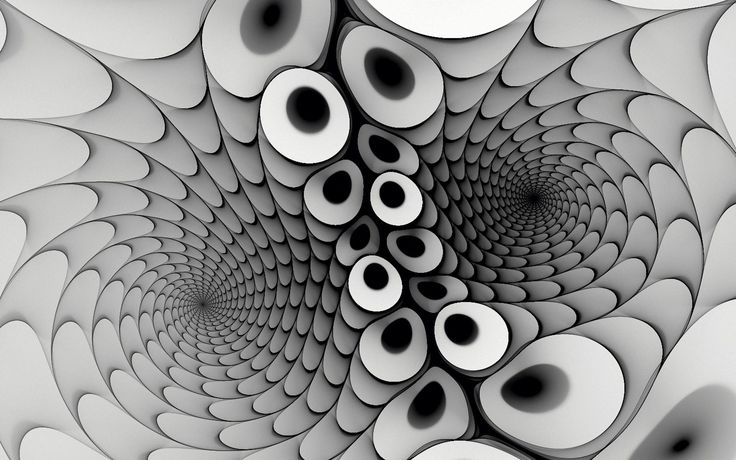
%> input picture Game1/Assets/images/Level-4/L4_q3/img.jpg, 736 x 460 px
$ octave gridding.m   (GNU Octave 9; MATLAB toolbox functions it lacks are replaced by stand-ins)
%> lines starting %> are read from the running program, lines starting %| are printed output that depends on the picture; in (x1, y1, x2, y2) boxes, pixels count from 0 and x2, y2 are one past the last pixel; in counts of white or black regions, pixels touching at a corner belong together; the program's own positions count from 1
img = imread('img.jpg');  %# Load a sample 3-D RGB image
%> img is the input picture: size 460x736x3 uint8; mean R, G, B 147.2, 147.2, 146.5

% [5 lines of commented-out code are left out]
w = 65;

x = 100;
y = 100;
a = img(x:x+w,y:y+w,:);
imwrite(a,'p1.jpg');
img(x:x+w,y:y+w,:) = 255;
%> img: size 460x736x3 uint8; 1.29% of pixels changed, all inside (x1, y1, x2, y2) = (99, 99, 165, 165)

x = 100;
y = 600;
a = img(x:x+w,y:y+w,:);
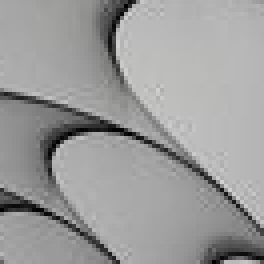
%> a: size 66x66x3 uint8 (shown 4 times larger); mean R, G, B 155.4, 155.4, 155.1
imwrite(a,'p2.jpg');
img(x:x+w,y:y+w,:) = 255;
%> img: size 460x736x3 uint8; mean R, G, B 149.5, 149.5, 148.9

x = 300;
y = 250;
a = img(x:x+w,y:y+w,:);
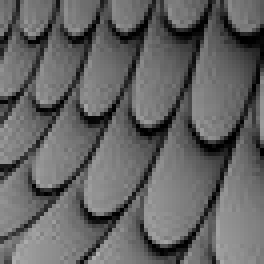
%> a: size 66x66x3 uint8 (shown 4 times larger); min 0, max 177, mean 99.4
imwrite(a,'p3.jpg');
img(x:x+w,y:y+w,:) = 255;
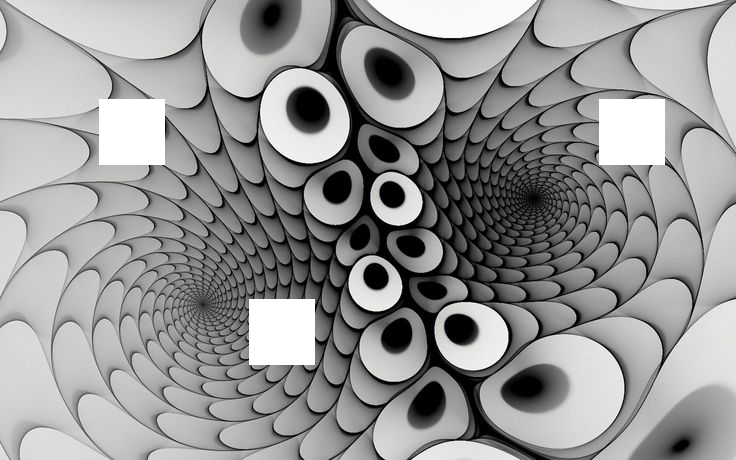
%> img: size 460x736x3 uint8; mean R, G, B 151.5, 151.5, 150.9

x = 150;
y = 390;
a = img(x:x+w,y:y+w,:);
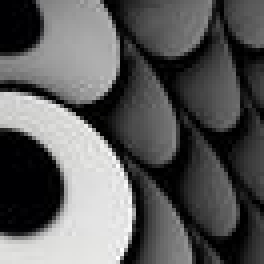
%> a: size 66x66x3 uint8 (shown 4 times larger); mean R, G, B 90.9, 90.9, 90.8
imwrite(a,'p4.jpg');
img(x:x+w,y:y+w,:) = 255;
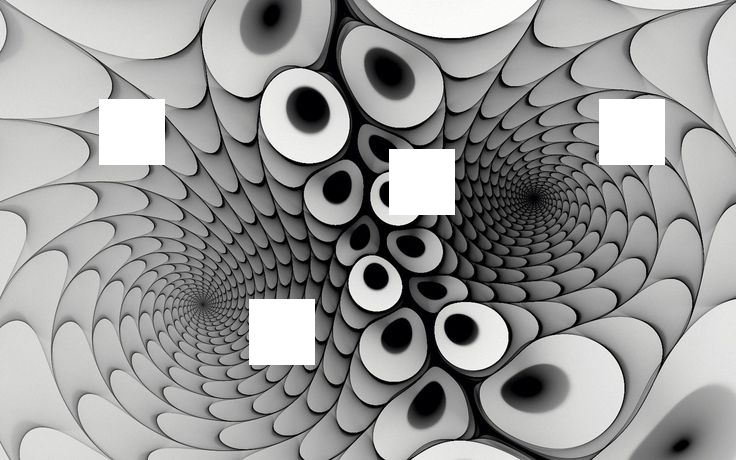
%> img: size 460x736x3 uint8; 1.29% of pixels changed, all inside (x1, y1, x2, y2) = (389, 149, 455, 215)

x = 300;
y = 500;
a = img(x:x+w,y:y+w,:);
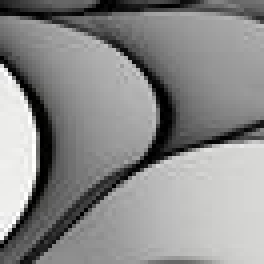
%> a: size 66x66x3 uint8 (shown 4 times larger); mean R, G, B 139.2, 139.2, 138.7
imwrite(a,'p5.jpg');
img(x:x+w,y:y+w,:) = 255;
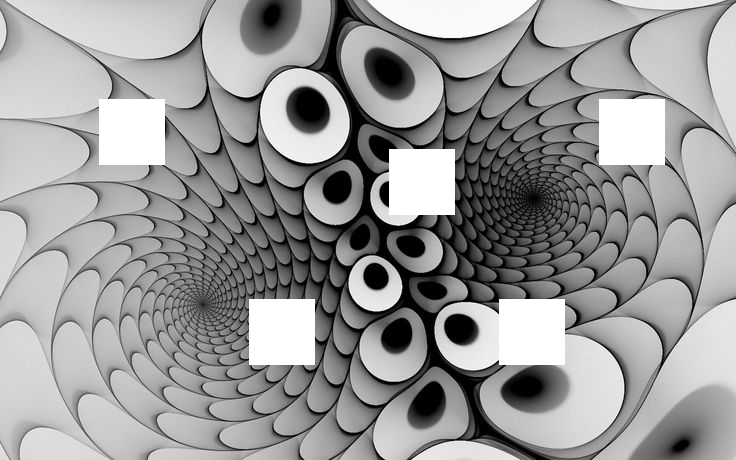
%> img: size 460x736x3 uint8; 1.29% of pixels changed, all inside (x1, y1, x2, y2) = (499, 299, 565, 365)

imshow(img);

imwrite(img,'n.jpg');
